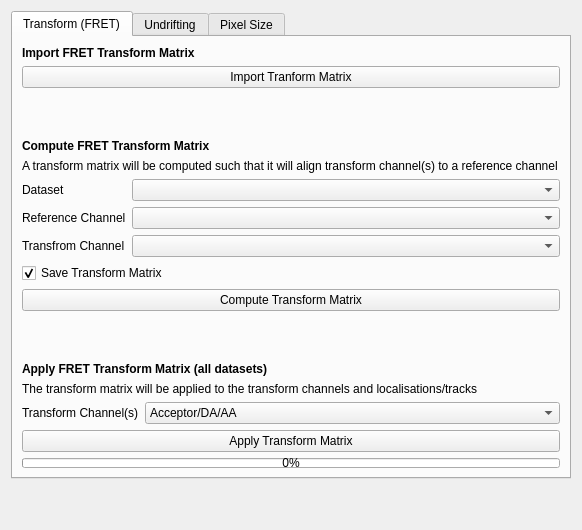
<?xml version="1.0" encoding="UTF-8"?>
<ui version="4.0">
 <class>Utilities</class>
 <widget class="QWidget" name="Utilities">
  <layout class="QVBoxLayout" name="verticalLayout_21">
   <item>
    <widget class="QTabWidget" name="tabWidget_8">
     <property name="currentIndex">
      <number>0</number>
     </property>
     <widget class="QWidget" name="tab_22">
      <attribute name="title">
       <string>Transform (FRET)</string>
      </attribute>
      <layout class="QVBoxLayout" name="verticalLayout_22">
       <item>
        <widget class="QLabel" name="label_66">
         <property name="font">
          <font>
           <weight>75</weight>
           <bold>true</bold>
          </font>
         </property>
         <property name="text">
          <string>Import FRET Transform Matrix</string>
         </property>
        </widget>
       </item>
       <item>
        <widget class="QPushButton" name="import_tform">
         <property name="text">
          <string>Import Tranform Matrix</string>
         </property>
        </widget>
       </item>
       <item>
        <spacer name="verticalSpacer_20">
         <property name="orientation">
          <enum>Qt::Vertical</enum>
         </property>
         <property name="sizeType">
          <enum>QSizePolicy::Minimum</enum>
         </property>
         <property name="sizeHint" stdset="0">
          <size>
           <width>538</width>
           <height>44</height>
          </size>
         </property>
        </spacer>
       </item>
       <item>
        <widget class="QLabel" name="label_65">
         <property name="font">
          <font>
           <weight>75</weight>
           <bold>true</bold>
          </font>
         </property>
         <property name="text">
          <string>Compute FRET Transform Matrix</string>
         </property>
        </widget>
       </item>
       <item>
        <widget class="QLabel" name="label_5">
         <property name="text">
          <string>A transform matrix will be computed such that it will align transform channel(s) to a reference channel</string>
         </property>
         <property name="wordWrap">
          <bool>true</bool>
         </property>
        </widget>
       </item>
       <item>
        <layout class="QFormLayout" name="formLayout_13">
         <item row="0" column="0">
          <widget class="QLabel" name="label_68">
           <property name="text">
            <string>Dataset</string>
           </property>
          </widget>
         </item>
         <item row="0" column="1">
          <widget class="QComboBox" name="tform_compute_dataset" />
         </item>
         <item row="1" column="0">
          <widget class="QLabel" name="label_69">
           <property name="text">
            <string>Reference Channel</string>
           </property>
          </widget>
         </item>
         <item row="1" column="1">
          <widget class="QComboBox" name="tform_compute_channel" />
         </item>
         <item row="2" column="0">
          <widget class="QLabel" name="label_70">
           <property name="text">
            <string>Transfrom Channel</string>
           </property>
          </widget>
         </item>
         <item row="2" column="1">
          <widget class="QComboBox" name="tform_compute_target_channel" />
         </item>
        </layout>
       </item>
       <item>
        <widget class="QCheckBox" name="save_tform">
         <property name="text">
          <string>Save Transform Matrix</string>
         </property>
         <property name="checked">
          <bool>true</bool>
         </property>
        </widget>
       </item>
       <item>
        <widget class="QPushButton" name="compute_tform">
         <property name="text">
          <string>Compute Transform Matrix</string>
         </property>
        </widget>
       </item>
       <item>
        <spacer name="verticalSpacer_21">
         <property name="orientation">
          <enum>Qt::Vertical</enum>
         </property>
         <property name="sizeType">
          <enum>QSizePolicy::Minimum</enum>
         </property>
         <property name="sizeHint" stdset="0">
          <size>
           <width>538</width>
           <height>44</height>
          </size>
         </property>
        </spacer>
       </item>
       <item>
        <widget class="QLabel" name="label_64">
         <property name="font">
          <font>
           <weight>75</weight>
           <bold>true</bold>
          </font>
         </property>
         <property name="text">
          <string>Apply FRET Transform Matrix (all datasets)</string>
         </property>
        </widget>
       </item>
       <item>
        <widget class="QLabel" name="label_2">
         <property name="text">
          <string>The transform matrix will be applied to the transform channels and localisations/tracks</string>
         </property>
        </widget>
       </item>
       <item>
        <layout class="QFormLayout" name="formLayout_12">
         <item row="0" column="0">
          <widget class="QLabel" name="label_67">
           <property name="text">
            <string>Transform Channel(s)</string>
           </property>
          </widget>
         </item>
         <item row="0" column="1">
          <widget class="QComboBox" name="tform_apply_target">
           <item>
            <property name="text">
             <string>Acceptor/DA/AA</string>
            </property>
           </item>
           <item>
            <property name="text">
             <string>Donor/DD/AD</string>
            </property>
           </item>
          </widget>
         </item>
        </layout>
       </item>
       <item>
        <widget class="QPushButton" name="apply_tform">
         <property name="text">
          <string>Apply Transform Matrix</string>
         </property>
        </widget>
       </item>
       <item>
        <widget class="QProgressBar" name="fret_tform_progressbar">
         <property name="maximumSize">
          <size>
           <width>16777215</width>
           <height>10</height>
          </size>
         </property>
         <property name="value">
          <number>0</number>
         </property>
        </widget>
       </item>
      </layout>
     </widget>
     <widget class="QWidget" name="tab_38">
      <attribute name="title">
       <string>Undrifting</string>
      </attribute>
      <layout class="QVBoxLayout" name="verticalLayout_40">
       <item>
        <widget class="QLabel" name="label_174">
         <property name="font">
          <font>
           <weight>75</weight>
           <bold>true</bold>
          </font>
         </property>
         <property name="text">
          <string>Undirft Data Selection</string>
         </property>
        </widget>
       </item>
       <item>
        <layout class="QFormLayout" name="formLayout_45">
         <item row="0" column="0">
          <widget class="QLabel" name="label_172">
           <property name="text">
            <string>Undrift Dataset(s)</string>
           </property>
          </widget>
         </item>
         <item row="0" column="1">
          <widget class="QComboBox" name="undrift_dataset" />
         </item>
         <item row="1" column="0">
          <widget class="QLabel" name="label_173">
           <property name="text">
            <string>Undrift Channel</string>
           </property>
          </widget>
         </item>
         <item row="1" column="1">
          <widget class="QComboBox" name="undrift_channel" />
         </item>
        </layout>
       </item>
       <item>
        <spacer name="verticalSpacer_39">
         <property name="orientation">
          <enum>Qt::Vertical</enum>
         </property>
         <property name="sizeHint" stdset="0">
          <size>
           <width>453</width>
           <height>52</height>
          </size>
         </property>
        </spacer>
       </item>
       <item>
        <widget class="QLabel" name="label_168">
         <property name="font">
          <font>
           <weight>75</weight>
           <bold>true</bold>
          </font>
         </property>
         <property name="text">
          <string>Redundant Cross-Correlation Drift (RCC) Correction</string>
         </property>
        </widget>
       </item>
       <item>
        <layout class="QFormLayout" name="formLayout_43">
         <item row="0" column="0">
          <widget class="QLabel" name="label_167">
           <property name="text">
            <string>Segmentation</string>
           </property>
          </widget>
         </item>
         <item row="0" column="1">
          <widget class="QSpinBox" name="undrift_segmentation">
           <property name="minimum">
            <number>1</number>
           </property>
           <property name="maximum">
            <number>1000</number>
           </property>
           <property name="value">
            <number>20</number>
           </property>
          </widget>
         </item>
        </layout>
       </item>
       <item>
        <widget class="QPushButton" name="picasso_undrift">
         <property name="text">
          <string>Undrift with RCC</string>
         </property>
        </widget>
       </item>
       <item>
        <widget class="QProgressBar" name="undrift_progressbar">
         <property name="maximumSize">
          <size>
           <width>16777215</width>
           <height>10</height>
          </size>
         </property>
         <property name="value">
          <number>0</number>
         </property>
        </widget>
       </item>
       <item>
        <spacer name="verticalSpacer_40">
         <property name="orientation">
          <enum>Qt::Vertical</enum>
         </property>
         <property name="sizeHint" stdset="0">
          <size>
           <width>453</width>
           <height>51</height>
          </size>
         </property>
        </spacer>
       </item>
       <item>
        <widget class="QLabel" name="label_175">
         <property name="font">
          <font>
           <weight>75</weight>
           <bold>true</bold>
          </font>
         </property>
         <property name="text">
          <string>Adaptive Intersection Maximization (AIM) Drift Correction</string>
         </property>
        </widget>
       </item>
       <item>
        <layout class="QFormLayout" name="formLayout_44">
         <item row="0" column="0">
          <widget class="QLabel" name="label_169">
           <property name="text">
            <string>Segmentation</string>
           </property>
          </widget>
         </item>
         <item row="0" column="1">
          <widget class="QSpinBox" name="aim_segmentation">
           <property name="minimum">
            <number>1</number>
           </property>
           <property name="maximum">
            <number>1000</number>
           </property>
           <property name="value">
            <number>20</number>
           </property>
          </widget>
         </item>
         <item row="1" column="0">
          <widget class="QLabel" name="label_170">
           <property name="text">
            <string>Intersection distance (nm)</string>
           </property>
          </widget>
         </item>
         <item row="1" column="1">
          <widget class="QDoubleSpinBox" name="aim_intersect_d">
           <property name="decimals">
            <number>2</number>
           </property>
           <property name="singleStep">
            <double>0.010000000000000</double>
           </property>
           <property name="value">
            <double>0.150000000000000</double>
           </property>
          </widget>
         </item>
         <item row="2" column="0">
          <widget class="QLabel" name="label_171">
           <property name="text">
            <string>Max. drift in segment (nm)</string>
           </property>
          </widget>
         </item>
         <item row="2" column="1">
          <widget class="QDoubleSpinBox" name="aim_roi_r">
           <property name="singleStep">
            <double>0.010000000000000</double>
           </property>
           <property name="value">
            <double>0.460000000000000</double>
           </property>
          </widget>
         </item>
        </layout>
       </item>
       <item>
        <widget class="QProgressBar" name="aim_progressbar">
         <property name="maximumSize">
          <size>
           <width>16777215</width>
           <height>10</height>
          </size>
         </property>
         <property name="value">
          <number>0</number>
         </property>
        </widget>
       </item>
       <item>
        <widget class="QPushButton" name="aim_undrift">
         <property name="text">
          <string>Undrift with AIM</string>
         </property>
        </widget>
       </item>
      </layout>
     </widget>
     <widget class="QWidget" name="tab_36">
      <attribute name="title">
       <string>Pixel Size</string>
      </attribute>
      <layout class="QVBoxLayout" name="verticalLayout_38">
       <item>
        <widget class="QLabel" name="label_162">
         <property name="font">
          <font>
           <weight>75</weight>
           <bold>true</bold>
          </font>
         </property>
         <property name="text">
          <string>Update Pixel Size</string>
         </property>
        </widget>
       </item>
       <item>
        <layout class="QFormLayout" name="formLayout_40">
         <item row="0" column="0">
          <widget class="QLabel" name="label_163">
           <property name="text">
            <string>Dataset</string>
           </property>
          </widget>
         </item>
         <item row="0" column="1">
          <widget class="QComboBox" name="update_pixel_size_dataset" />
         </item>
         <item row="1" column="0">
          <widget class="QLabel" name="label_165">
           <property name="text">
            <string>Pixel Size (nm)</string>
           </property>
          </widget>
         </item>
         <item row="1" column="1">
          <widget class="QSpinBox" name="update_pixel_size_value">
           <property name="minimum">
            <number>1</number>
           </property>
           <property name="maximum">
            <number>996</number>
           </property>
           <property name="value">
            <number>100</number>
           </property>
          </widget>
         </item>
        </layout>
       </item>
       <item>
        <widget class="QCheckBox" name="update_pixel_size_segmentations">
         <property name="text">
          <string>Update Segmentations</string>
         </property>
         <property name="checked">
          <bool>true</bool>
         </property>
        </widget>
       </item>
       <item>
        <widget class="QPushButton" name="update_pixel_size">
         <property name="text">
          <string>Update Pixel Size</string>
         </property>
        </widget>
       </item>
       <item>
        <spacer name="verticalSpacer_37">
         <property name="orientation">
          <enum>Qt::Vertical</enum>
         </property>
         <property name="sizeHint" stdset="0">
          <size>
           <width>20</width>
           <height>40</height>
          </size>
         </property>
        </spacer>
       </item>
      </layout>
     </widget>
    </widget>
   </item>
   <item>
    <spacer name="verticalSpacer_22">
     <property name="orientation">
      <enum>Qt::Vertical</enum>
     </property>
     <property name="sizeHint" stdset="0">
      <size>
       <width>20</width>
       <height>40</height>
      </size>
     </property>
    </spacer>
   </item>
  </layout>
 </widget>
 <resources />
 <connections />
</ui>
